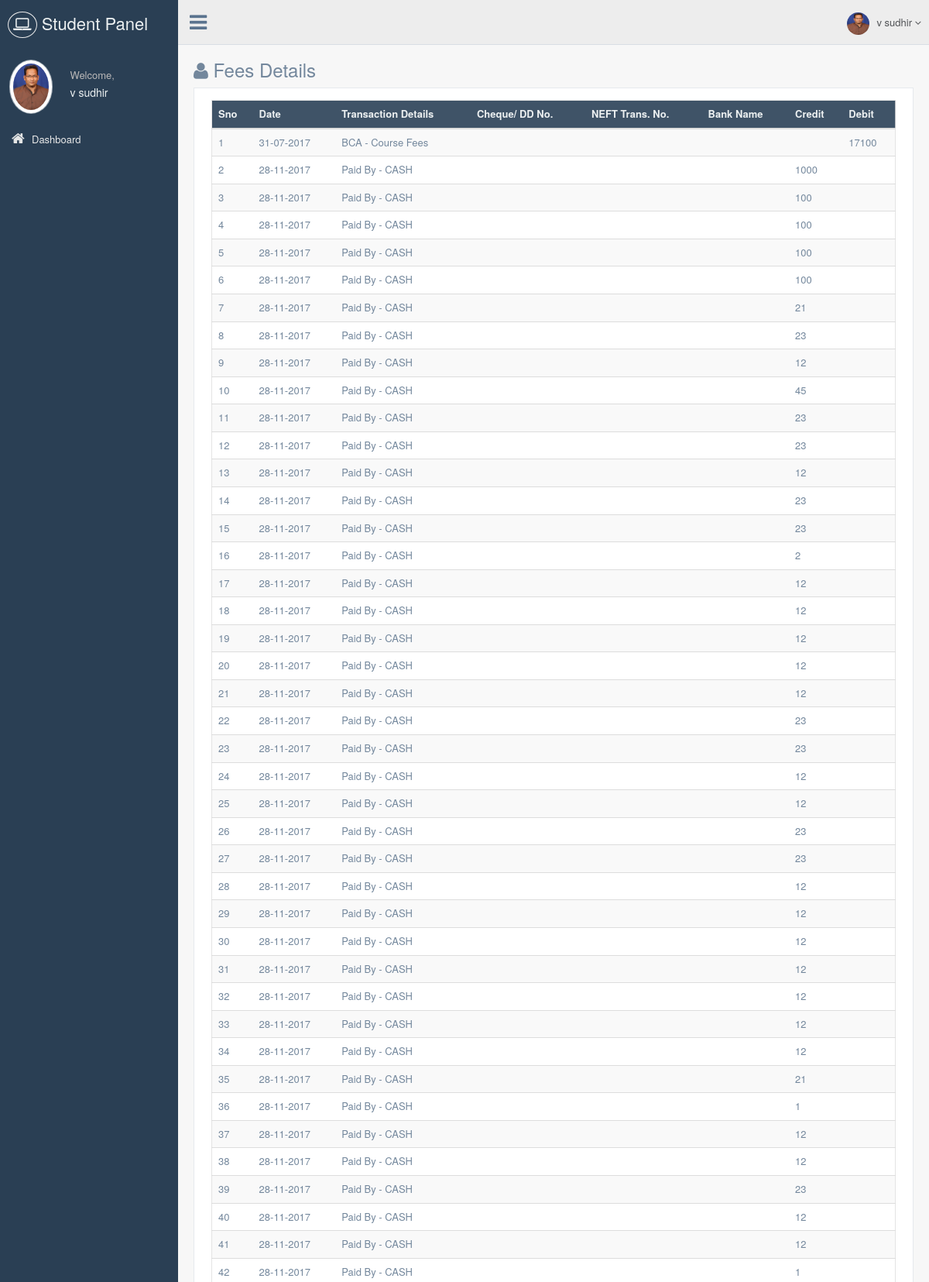
The page /studentpanel/fees.php (signed in, upper part) on the database its author committed.
### tables this page shows
CREATE TABLE `course_master` (
  `Course_Id` smallint(6) NOT NULL,
  `Course_Name` varchar(50) NOT NULL,
  `Application_Fee` int(11) NOT NULL,
  `Learning_Fee` int(11) NOT NULL,
  `Registration_Fee` int(11) NOT NULL,
  `Exam_Fee` int(11) NOT NULL
);

CREATE TABLE `fees_payment` (
  `Payment_Id` int(11) NOT NULL,
  `Payment_Date` datetime NOT NULL,
  `Paid_Amt` float NOT NULL,
  `Payment_Mode` tinyint(4) NOT NULL,
  `Cheque_DD_No` varchar(30) DEFAULT NULL,
  `Transaction_No` varchar(30) DEFAULT NULL,
  `Which_Bank_Cheque_DD` varchar(75) DEFAULT NULL,
  `Student_Id` int(11) NOT NULL,
  `CM_Id` smallint(6) NOT NULL,
  `Receipt_No` varchar(100) NOT NULL,
  `Rege_status` int(11) NOT NULL
);

### libraries/classes/DBConn.php (called while the page is built, shortened)
<?php
class DBConn  extends Conn {
	 function ExecuteQuery($userQuery)
	{
		$result= mysql_query($userQuery);
                $num_fields = mysql_num_fields($result);
				$obj = array();
				$x=1;
				while($row=mysql_fetch_array($result)){
				  for($j=0;$j<$num_fields;$j++){
					 $name = mysql_field_name($result, $j);
					 $obj[$x][$name]=$row[$name];
					}
					$x++;
					}
     return $obj;
	}
}
?>

### studentpanel/fees.php (the view, shortened to what this page needs)
<?php
require_once(PATH_LIBRARIES.'/classes/DBConn.php');
require_once(PATH_STUDENT_INCLUDE.'/header.php');
$getfees=$db->ExecuteQuery("SELECT Payment_Id, DATE_FORMAT(Payment_Date,'%d-%m-%Y') AS Payment_Date, Paid_Amt, CASE WHEN Payment_Mode=1 THEN 'CASH' WHEN Payment_Mode=2 THEN 'CHEQUE/DD' WHEN Payment_Mode=3 THEN 'NEFT' END AS Payment_Mode, Cheque_DD_No, Transaction_No, Which_Bank_Cheque_DD FROM fees_payment WHERE Student_Id=".$_SESSION['sid']);
$getCourseAmt=$db->ExecuteQuery("SELECT DATE_FORMAT(Reg_Date,'%d-%m-%Y') AS Reg_Date, Course_Name, CASE WHEN Mode='regular' THEN (Application_Fee + Learning_Fee + Registration_Fee + Exam_Fee) WHEN Mode='online' THEN (Application_Fee + Learning_Fee + Registration_Fee + Exam_Fee) WHEN Mode='private' THEN Exam_Fee END AS Total_Fees
FROM student_master s
LEFT JOIN course_master cm ON s.Course_Id=cm.Course_Id
WHERE Student_Id=".$_SESSION['sid']);
?>
<div>
  <div class="page-title">
    <div class="title_left">
      <h3><i class="fa fa-user" aria-hidden="true"></i> Fees Details</h3>
    </div>
  </div>
  <div class="row">
    <div class="col-md-12 col-sm-12 col-xs-12">
      <div class="x_panel">
        <div class="x_content">
        	<table class="table table-striped table-hover jambo_table">
				<thead>
					<tr class="headings">
						<th class="column-title">Sno</th>
						<th class="column-title">Date</th>
						<th class="column-title">Transaction Details</th>
						<th class="column-title">Cheque/ DD No.</th>
						<th class="column-title">NEFT Trans. No.</th>
						<th class="column-title">Bank Name</th>
						<th class="column-title">Credit</th>
						<th class="column-title">Debit</th>
					</tr>
				</thead>
				<tbody>
					<tr>
						<td>1</td>
						<td><?php echo $getCourseAmt[1]['Reg_Date'] ?></td>
						<td><?php echo $getCourseAmt[1]['Course_Name'] ?> - Course Fees</td>
						<td></td>
						<td></td>
						<td></td>
						<td></td>
						<td><?php echo $getCourseAmt[1]['Total_Fees'] ?></td>
					</tr>
					<?php $i = 2;
					foreach($getfees as $getfeesVal){ ?>
					<tr>
						<td><?php echo $i ?></td>
						<td><?php echo $getfeesVal['Payment_Date'] ?></td>
						<td>Paid By - <?php echo $getfeesVal['Payment_Mode'] ?></td>
						<td><?php echo $getfeesVal['Cheque_DD_No'] ?></td>
						<td><?php echo $getfeesVal['Transaction_No'] ?></td>
						<td><?php echo $getfeesVal['Which_Bank_Cheque_DD'] ?></td>
						<td><?php echo $getfeesVal['Paid_Amt'] ?></td>
						<td></td>
					</tr>
					<?php $i++;}
					?>
				</tbody>
			</table>
        </div>
      </div>
    </div>
  </div>
</div>
<?php require_once(PATH_STUDENT_INCLUDE.'/footer.php'); ?>

### rows shown on the page
course_master: Course_Name "BCA"
fees_payment: Payment_Date "28-11-2017", Payment_Mode "CASH", Paid_Amt "1000"
fees_payment: Payment_Date "28-11-2017", Payment_Mode "CASH", Paid_Amt "100"
fees_payment: Payment_Date "28-11-2017", Payment_Mode "CASH", Paid_Amt "100"
fees_payment: Payment_Date "28-11-2017", Payment_Mode "CASH", Paid_Amt "100"
fees_payment: Payment_Date "28-11-2017", Payment_Mode "CASH", Paid_Amt "100"
fees_payment: Payment_Date "28-11-2017", Payment_Mode "CASH", Paid_Amt "21"
fees_payment: Payment_Date "28-11-2017", Payment_Mode "CASH", Paid_Amt "23"
fees_payment: Payment_Date "28-11-2017", Payment_Mode "CASH", Paid_Amt "12"
fees_payment: Payment_Date "28-11-2017", Payment_Mode "CASH", Paid_Amt "45"
fees_payment: Payment_Date "28-11-2017", Payment_Mode "CASH", Paid_Amt "23"
fees_payment: Payment_Date "28-11-2017", Payment_Mode "CASH", Paid_Amt "23"
fees_payment: Payment_Date "28-11-2017", Payment_Mode "CASH", Paid_Amt "12"
fees_payment: Payment_Date "28-11-2017", Payment_Mode "CASH", Paid_Amt "23"
fees_payment: Payment_Date "28-11-2017", Payment_Mode "CASH", Paid_Amt "23"
fees_payment: Payment_Date "28-11-2017", Payment_Mode "CASH", Paid_Amt "2"
fees_payment: Payment_Date "28-11-2017", Payment_Mode "CASH", Paid_Amt "12"
fees_payment: Payment_Date "28-11-2017", Payment_Mode "CASH", Paid_Amt "12"
fees_payment: Payment_Date "28-11-2017", Payment_Mode "CASH", Paid_Amt "12"
fees_payment: Payment_Date "28-11-2017", Payment_Mode "CASH", Paid_Amt "12"
fees_payment: Payment_Date "28-11-2017", Payment_Mode "CASH", Paid_Amt "12"
fees_payment: Payment_Date "28-11-2017", Payment_Mode "CASH", Paid_Amt "23"
fees_payment: Payment_Date "28-11-2017", Payment_Mode "CASH", Paid_Amt "23"
fees_payment: Payment_Date "28-11-2017", Payment_Mode "CASH", Paid_Amt "12"
fees_payment: Payment_Date "28-11-2017", Payment_Mode "CASH", Paid_Amt "12"
fees_payment: Payment_Date "28-11-2017", Payment_Mode "CASH", Paid_Amt "23"
fees_payment: Payment_Date "28-11-2017", Payment_Mode "CASH", Paid_Amt "23"
fees_payment: Payment_Date "28-11-2017", Payment_Mode "CASH", Paid_Amt "12"
fees_payment: Payment_Date "28-11-2017", Payment_Mode "CASH", Paid_Amt "12"
fees_payment: Payment_Date "28-11-2017", Payment_Mode "CASH", Paid_Amt "12"
fees_payment: Payment_Date "28-11-2017", Payment_Mode "CASH", Paid_Amt "12"
fees_payment: Payment_Date "28-11-2017", Payment_Mode "CASH", Paid_Amt "12"
fees_payment: Payment_Date "28-11-2017", Payment_Mode "CASH", Paid_Amt "12"
fees_payment: Payment_Date "28-11-2017", Payment_Mode "CASH", Paid_Amt "12"
fees_payment: Payment_Date "28-11-2017", Payment_Mode "CASH", Paid_Amt "21"
fees_payment: Payment_Date "28-11-2017", Payment_Mode "CASH", Paid_Amt "1"
fees_payment: Payment_Date "28-11-2017", Payment_Mode "CASH", Paid_Amt "12"
fees_payment: Payment_Date "28-11-2017", Payment_Mode "CASH", Paid_Amt "12"
fees_payment: Payment_Date "28-11-2017", Payment_Mode "CASH", Paid_Amt "23"
fees_payment: Payment_Date "28-11-2017", Payment_Mode "CASH", Paid_Amt "12"
fees_payment: Payment_Date "28-11-2017", Payment_Mode "CASH", Paid_Amt "12"
fees_payment: Payment_Date "28-11-2017", Payment_Mode "CASH", Paid_Amt "1"

### other values the page prints
$_SESSION['sname'] "v sudhir"
$getCourseAmt[1]['Reg_Date'] "31-07-2017"
$getCourseAmt[1]['Total_Fees'] "17100"
